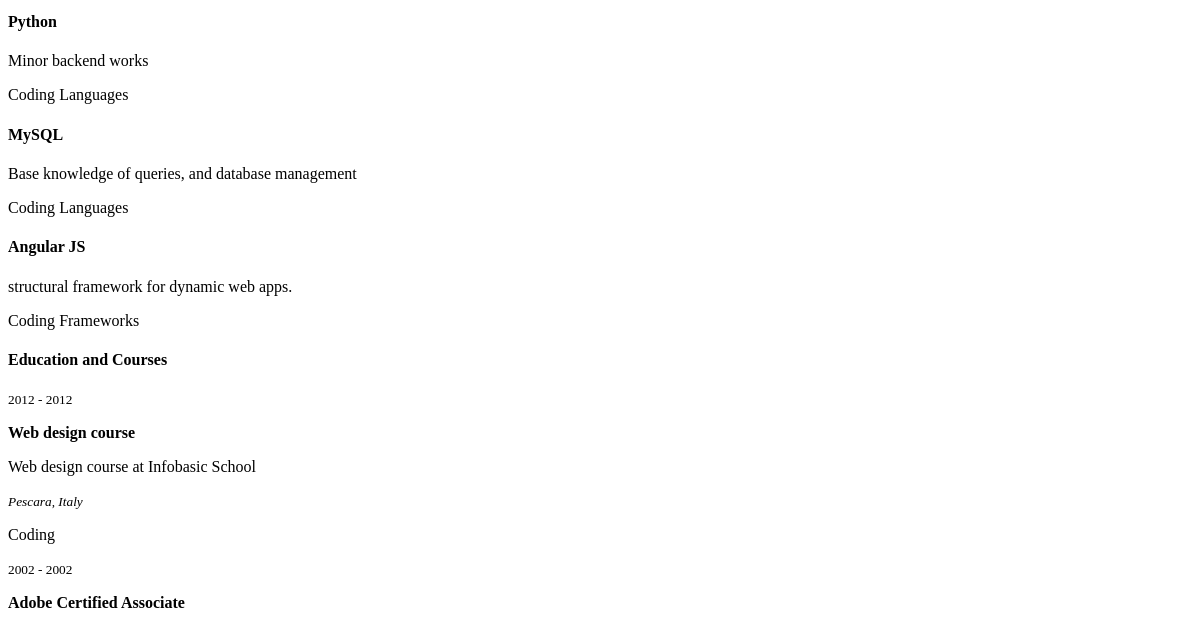
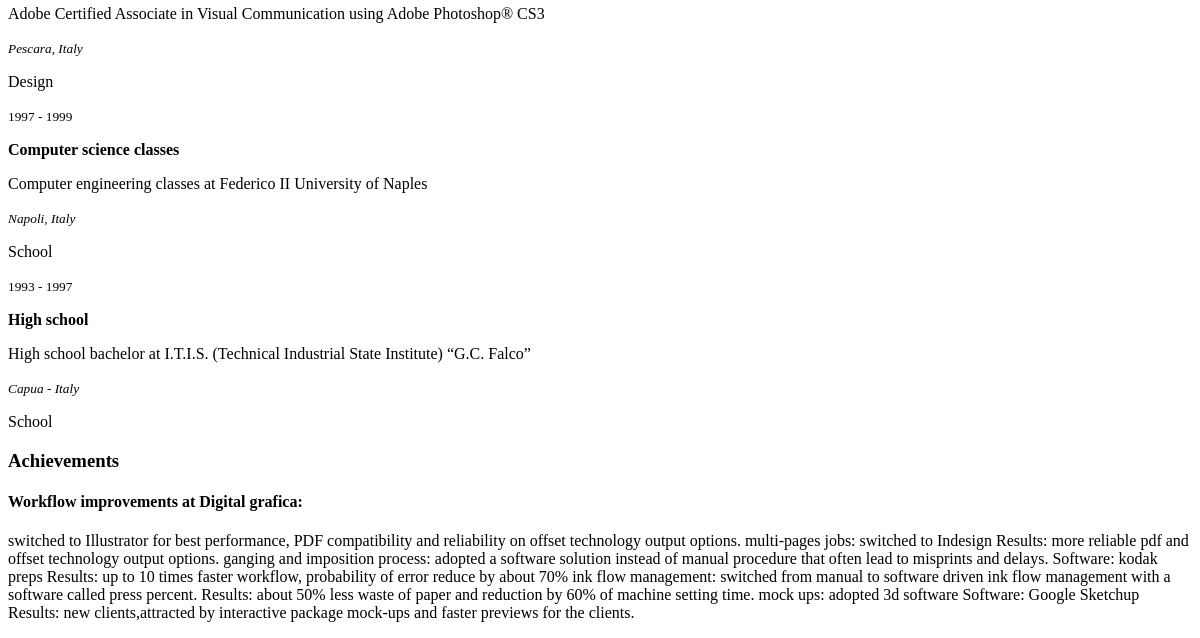
/ (lower part), run on an earlier commit of the app's database (2 pictures, top to bottom).
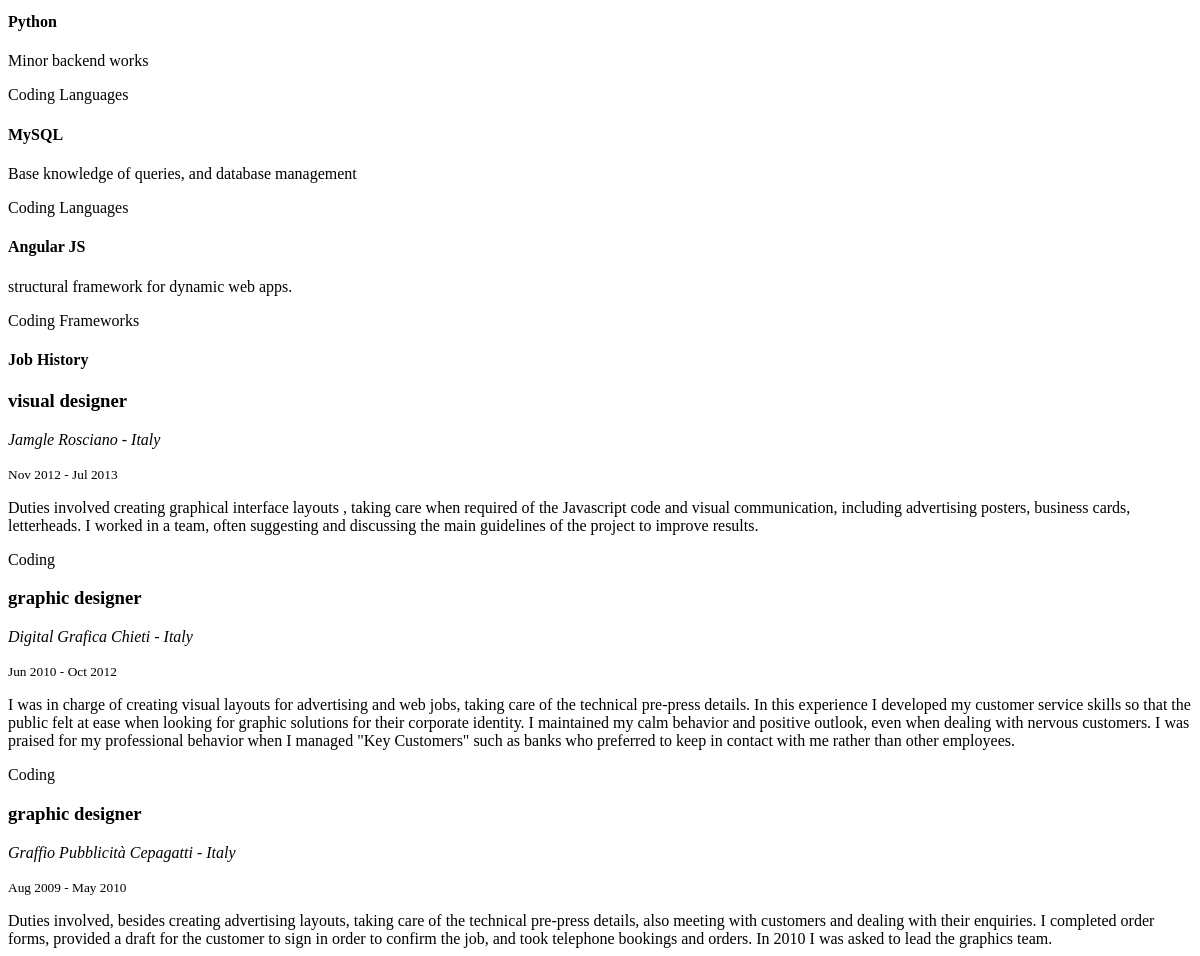
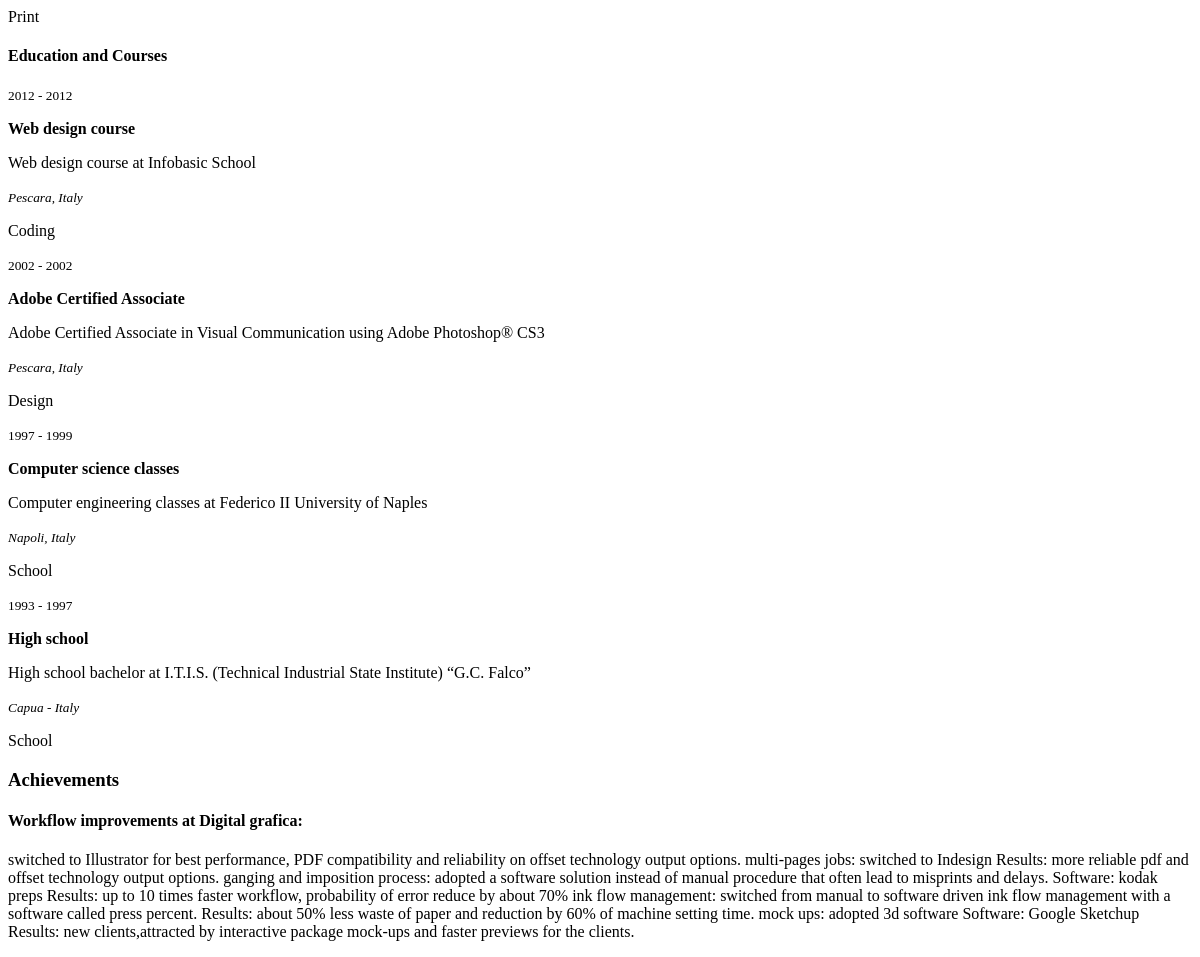
And on a later commit of the database (2 pictures, top to bottom).
### myresume/models.py (models this page shows)
class Skill(models.Model):
	PRINT = 'PR'
	DESIGN = 'DS'
	CODING = 'CO'
	HUMAN = 'HU'
	TYPES = (
        (PRINT , 'Print'),
        (DESIGN , 'Design'),
        (CODING , 'Coding'),
        (HUMAN , 'Human')
    )
	category = models.CharField(
    	max_length = 2,
    	choices = TYPES,
    	default = CODING,
    )
	name = models.CharField(max_length=255)
	description = models.TextField(max_length=5000)
	description_it = models.TextField(max_length=5000)
	icon = models.CharField(max_length=255)
	rating = models.IntegerField(default=0)
	subcategory = models.CharField(max_length=255)
	def get_skill_category(self):
		return dict(self.TYPES)[self.category]

class Course(models.Model):
	PRINT = 'PR'
	DESIGN = 'DS'
	CODING = 'CO'
	HUMAN = 'HU'
	SCHOOL = 'SC'
	TYPES = (
        (PRINT , 'Print'),
        (DESIGN , 'Design'),
        (CODING , 'Coding'),
        (HUMAN , 'Human'),
        (SCHOOL , 'School')
    )
	category = models.CharField(
    	max_length = 2,
    	choices = TYPES,
    	default = SCHOOL,
    )
	title = models.CharField(max_length=255, blank=True)
	title_it = models.CharField(max_length=255, blank=True)
	description = models.TextField(max_length=5000)
	description_it = models.TextField(max_length=5000)
	location = models.CharField(max_length=255, blank=True)
	layout_class = models.CharField(max_length=255, blank=True)
	start_date = models.DateField('Start Date')
	end_date = models.DateField('End Date')
	def get_course_category(self):
		return dict(self.TYPES)[self.category]

class MyContent(models.Model):
	slug = models.SlugField(max_length=255, primary_key=True)
	image_primary = models.CharField(max_length=255, blank=True)
	image_secondary = models.CharField(max_length=255, blank=True)
 	h1 = models.CharField(max_length=255, blank=True)
	h2 = models.CharField(max_length=255, blank=True)
	body = models.TextField(max_length=5000)
	h1_it = models.CharField(max_length=255, blank=True)
	h2_it = models.CharField(max_length=255, blank=True)
	body_it = models.TextField(max_length=5000)
	layout_class = models.CharField(max_length=255, blank=True)

class Job(models.Model):
	PRINT = 'PR'
	DESIGN = 'DS'
	CODING = 'CO'
	OTHER = 'OT'
	TYPES = (
        (PRINT , 'Print'),
        (DESIGN , 'Design'),
        (CODING , 'Coding'),
        (OTHER , 'Human')
    )
	category = models.CharField(
    	max_length = 2,
    	choices = TYPES,
    	default = CODING,
    )
	name = models.CharField(max_length=255, blank=True)
	excerpt = models.CharField(max_length=255, blank=True)
	company = models.CharField(max_length=255, blank=True)
	name_it = models.CharField(max_length=255, blank=True)
	excerpt_it = models.CharField(max_length=255, blank=True)
	description = models.TextField(max_length=5000)
	description_it = models.TextField(max_length=5000)
	location = models.CharField(max_length=255, blank=True)
	layout_class = models.CharField(max_length=255, blank=True)
	start_date = models.DateField('Start Date')
	end_date = models.DateField('End Date')
	def get_job_category(self):
		return dict(self.TYPES)[self.category]

### myresume/views.py (the view)
# urls.py: url(r'^$', views.index, name='index'),
def index(request):
	person = Person.objects.get(name__iexact='italo')
	skills_list = Skill.objects.all()
	job_history = Job.objects.all().order_by('-end_date')
	education = Course.objects.all().order_by('-end_date')
	intro = MyContent.objects.get(slug='intro')
	achievements = MyContent.objects.get(slug='achievements')
	profile = MyContent.objects.get(slug='profile')
	skills = MyContent.objects.get(slug='skills')
	template = loader.get_template('home/index.html')
	context = {
		'person': person,
		'skills_list': skills_list,
		'intro': intro,
		'job_history': job_history,
		'education': education,
		'achievements': achievements,
		'profile': profile,
		'skills': skills,
    }
	return HttpResponse(template.render(context, request))

### myresume/templates/home/index.html (shortened to what this page needs)
{% extends 'base.html' %}
{% load i18n %}
{% load markup_tags %}
{% block body %}
	<div class="row">
		{% if skills_list|length %}
			<div class="masonry small-masonry-1 medium-masonry-2 large-masonry-4 margin bottom">
				{% for skill in skills_list %}
					{% include 'home/partials/skill.html' %}
				{% endfor %}
			</div>
		{% endif %}
		<div class="row">
			<div class="medium-9 column">
				{% if job_history|length %}
					<h4 class="margin bottom">{% trans "Job History" %}</h4>
					<div class="small-masonry-1 large-masonry-2">
						{% for job in job_history %}
							{% include 'home/partials/job.html' %}
						{% endfor %}
					</div>
				{% endif %}
			</div>
			<div class="medium-3 column">
				{% if education %}
					<h4 class="margin bottom">{% trans "Education and Courses" %}</h4>
					<div class="small-masonry-1 large-masonry-2">
						{% for school in education %}
							{% include 'home/partials/education.html' %}
						{% endfor %}
					</div>
				{% endif %}
			</div>
		</div>
		{% if achievements %}
			{% include 'home/partials/row.html' with mycontent=achievements class="large-6" %}
		{% endif %}
	</div>
{% endblock %}

### myresume/templates/base.html (shortened to what this page needs)
{% load sass_tags %}
{% load static from staticfiles %}
<!DOCTYPE html>
<html>
	<head>
		{% block head %}
			{% block head-css %}
			<link href="{% sass_src 'scss/app.scss' %}" rel="stylesheet" type="text/css" />
			{% endblock %}
		{% endblock %}
	</head>
	<body>
		{% block body %}
		{% endblock %}
	</body>
</html>

### myresume/templates/home/partials/row.html
{% load markup_tags %}
<div class="{{ class }}">
	<h3 class="margin top">{{ mycontent.h1 }}</h3>
	<h4 class="small margin bottom">{{ mycontent.h2 }}</h4>
	<p class="margin bottom">{{ mycontent.body|apply_markup:"markdown" }}</p>
</div>

### myresume/templates/home/partials/skill.html (shortened to what this page needs)
<div class="category-{{ skill.get_skill_category }} subcategory-{{ skill.subcategory }}">
	<div class="callout secondary large">
		<h4><i class="ico {{ skill.icon }}"></i>{{ skill.name }}</h4>
		<p>{{ skill.description }}</p>
		<p>
			<span class="secondary label">{{ skill.get_skill_category }}</span>
			<span class="secondary label">{{ skill.subcategory }}</span>
		</p>
	</div>
</div>

### myresume/templates/home/partials/job.html
<div class="category-{{ job.get_skill_category }} subcategory-{{ job.subcategory }}">
	<h3 class="margin bottom xsmall">{{ job.name }}</h3>
	<p class="set-text-color to-dark-gray margin bottom none"><em>{{ job.company }} {{ job.location }}</em></p>
	<p class="set-text-color to-gray margin bottom xsmall"><small>{{ job.start_date|date:"M Y" }} - {{ job.end_date|date:"M Y" }}</small></p>
	<p>{{ job.description }}</p>
	<p>
		<span class="secondary label">{{ job.get_job_category }}</span>
	</p>
</div>

### myresume/templates/home/partials/education.html
<div class="category-{{ school.get_skill_category }} subcategory-{{ school.subcategory }}">
	<p class="set-text-color to-gray margin bottom none"><small>{{ school.start_date|date:"Y" }} - {{ school.end_date|date:"Y" }}</small></p>
	<strong>{{ school.title }}</strong>
	<p class="margin none">{{ school.description }}</p>
	<p class="set-text-color to-gray"><small><em>{{ school.location }}</em></small></p>
	<p>
		<span class="secondary label">{{ school.get_course_category }}</span>
	</p>
</div>

What changed in the data, as far as the page shows it:
added Job: name "visual designer", company "Jamgle", location "Rosciano - Italy", start_date "Nov 2012", end_date "Jul 2013", description "Duties involved creating graphical interface layouts , taking care when required of the Javascript code and visual communication, including advertising posters, business cards, letterheads. I worked in a team, often suggesting and discussing the main guidelines of the project to improve results.", get_job_category "Coding"
added Job: name "graphic designer", company "Digital Grafica", location "Chieti - Italy", start_date "Jun 2010", end_date "Oct 2012", description "I was in charge of creating visual layouts for advertising and web jobs, taking care of the technical pre-press details. In this experience I developed my customer service skills so that the public felt at ease when looking for graphic solutions for their corporate identity. I maintained my calm behavior and positive outlook, even when dealing with nervous customers. I was praised for my professional behavior when I managed \"Key Customers\" such as banks who preferred to keep in contact with me rather than other employees.", get_job_category "Coding"
added Job: name "graphic designer", company "Graffio Pubblicità", location "Cepagatti - Italy", start_date "Aug 2009", end_date "May 2010", description "Duties involved, besides creating advertising layouts, taking care of the technical pre-press details, also meeting with customers and dealing with their enquiries. I completed order forms, provided a draft for the customer to sign in order to confirm the job, and took telephone bookings and orders. In 2010 I was asked to lead the graphics team.", get_job_category "Print"
Also different on the page:
text now shown: "Job History"
